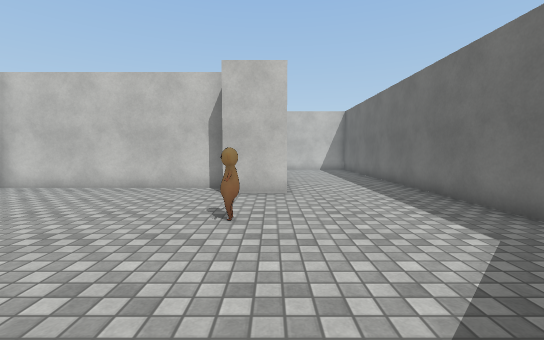
View 1 (above)

16 first-person views from a walk through a Unity game level. The camera is 1.3 m above the floor, tilts 4° down and sees 90° across. The floor is counted in squares, 1 m on a side. Each view is taken from the middle of a square. On the plan, view 1 faces up. The plan holds only what a view shows up to about 13 squares ahead; the rest is blank. The place goes on beyond the plan. Some surface patterns are stand-ins.

View 2
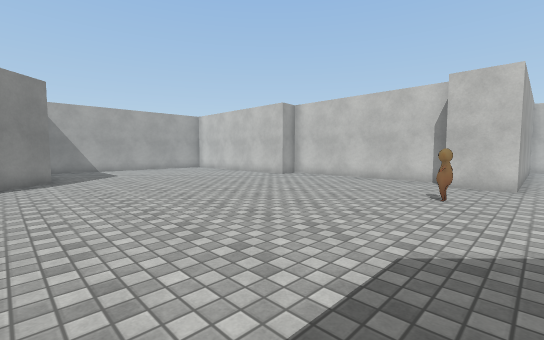

View 3
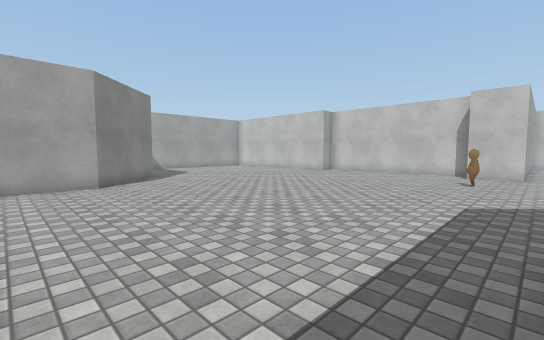

View 4
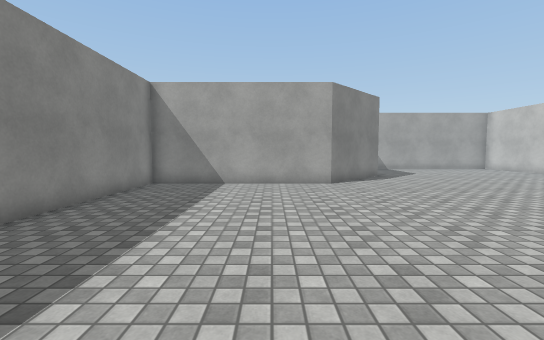

View 5
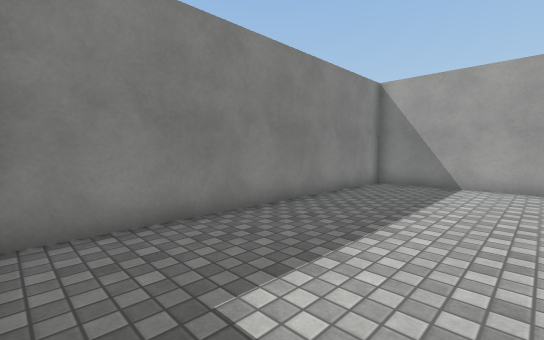

View 6
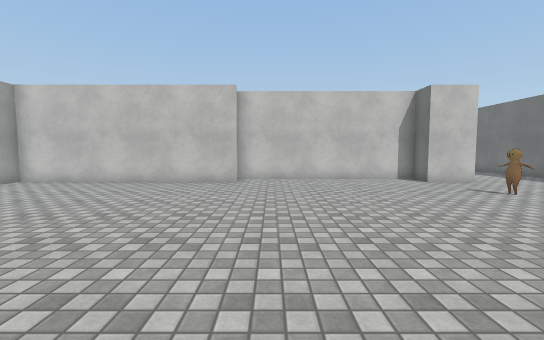

View 7
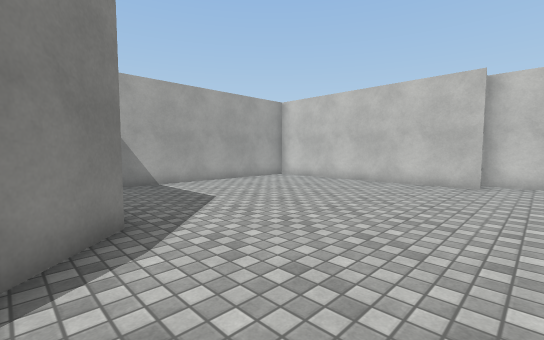

View 8
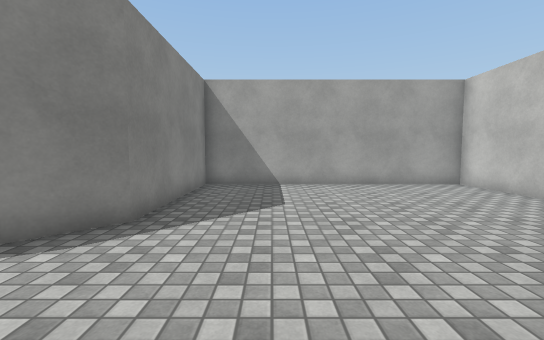

View 9
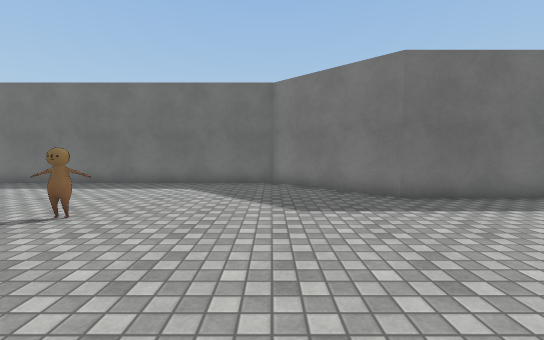

View 10
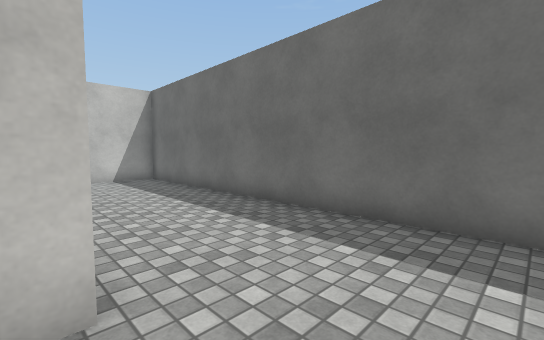

View 11
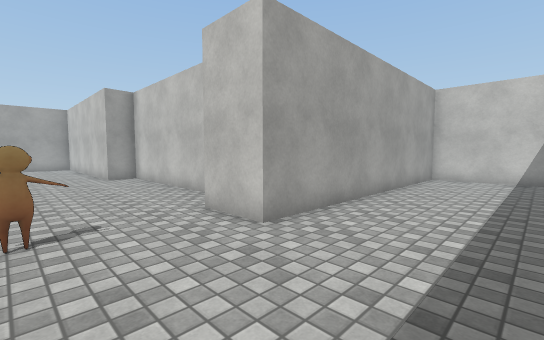

View 12
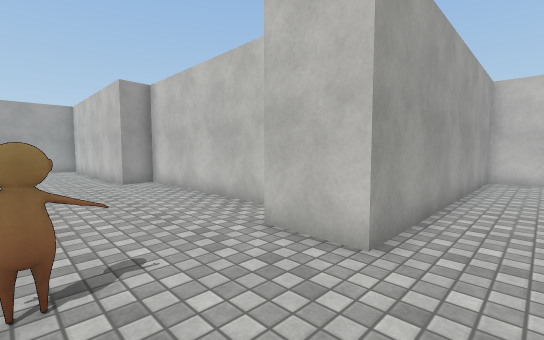

View 13
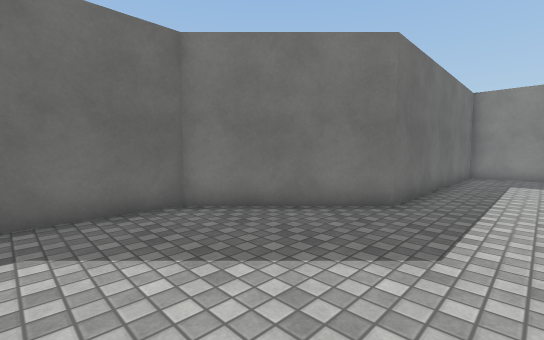

View 14
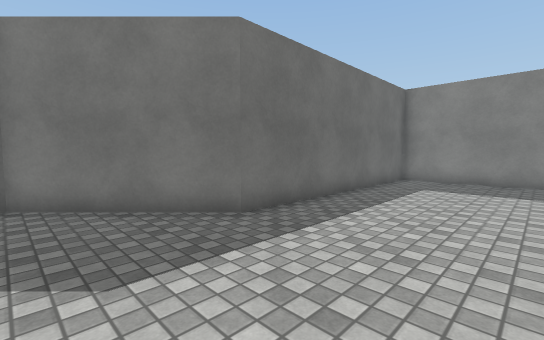

View 15
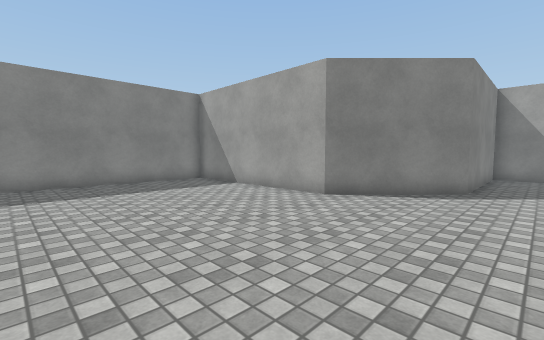

View 16
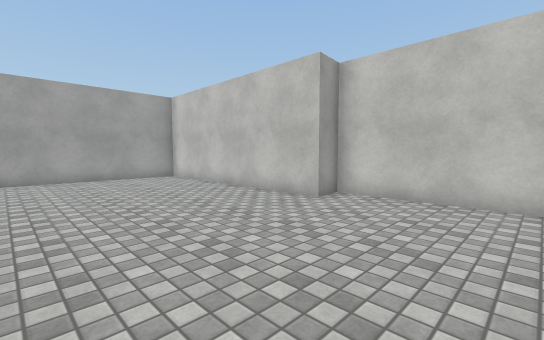

### Floor plan
Points are (right, up) in squares from view 1. A wall is a line through its corners. A room is listed if a view was taken in it or the views show most of it. See-through windows are left out.
Room 1 (views 1, 2, 3, 4, 5, 6, 7, 8, 9, 10, 11, 12, 13, 14, 15, 16)
walls: (-1.5, 8.3) (-1.5, 9.5) (-9.6, 9.5) (-9.4, 8.3) (-18.5, 8.3) (-18.5, -1.6) (-12.9, -1.6) (-9.9, -4.6) (-9.9, -11.8) (1.5, -11.8) (1.5, -2.6) (5, 1) (5, 18.8) (0.5, 18.8) (0.5, 8.3) (-1.5, 8.3)
objects: other object (-1, 5)

Positions as (right, up) in squares from view 1, and headings:
1: (0, 0), facing up
2: (1, -3), facing up-left
3: (1, -7), facing up-left
4: (1, -7), facing left
5: (1, -7), facing down-left
6: (-8, -3), facing up
7: (-8, -3), facing up-left
8: (-8, 1), facing left
9: (-6, 1), facing right
10: (0, 6), facing up-right
11: (4, 5), facing up-left
12: (2, 5), facing up-left
13: (-1, 4), facing down-right
14: (-3, 1), facing down-right
15: (-3, 0), facing down-left
16: (-5, 2), facing up-left
